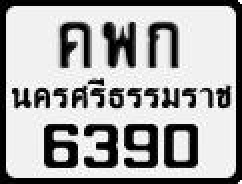
#> input picture google_vision_ai_demo/img/Test11.jpg, 121 x 92 px (shown 2 times larger); its folder holds only this picture in this run
$ python visionAPI_Demo.py
#> lines starting #> are read from the running program, lines starting #| are printed output that depends on the picture
import io
import os
from google.cloud import vision_v1p3beta1 as vision
import cv2
import pandas as pd
import shutil

import os

# Setup google authen client key
os.environ['GOOGLE_APPLICATION_CREDENTIALS'] = 'api.json'

# Source path content all images
SOURCE_FOLDER = "img"

def recognize_license_plate(img_path):
    img = cv2.imread(img_path)
    # Get image size
    height, width = img.shape[:2]
    # Scale image
    img = cv2.resize(img, (800, int((height * 800) / width)))
    # Show the origin image
    cv2.imshow('Origin image', img)
    # Save the image to temp file
    output_path = img_path.replace(".jpg", "_output.jpg")
    cv2.imwrite(output_path, img)
    # Create google vision client
    client = vision.ImageAnnotatorClient()
    # Read image file
    with io.open(output_path, 'rb') as image_file:
        content = image_file.read()
    image = vision.types.Image(content=content)
    response = client.logo_detection(image=image)
    logos = response.logo_annotations
    response2 = client.text_detection(image=image)
    texts = response2.text_annotations
    for logo in logos:
        print(logo.description)
        cv2.putText(img, logo.description, (200, 200), cv2.FONT_HERSHEY_SIMPLEX, 2, (0, 0, 255), 3)
        cv2.imshow('Recognize & Draw', img)
    i=0
    for text in texts:
        if i==0 :
            i=i+1
            license_plate = text.description
            print(license_plate)
            vertices = [(vertex.x, vertex.y)
                        for vertex in text.bounding_poly.vertices]
            cv2.rectangle(img, (vertices[0][0]-10, vertices[0][1]-10), (vertices[2][0]+10, vertices[2][1]+10), (0, 255, 0), 3)
            cv2.imshow('Recognize & Draw2', img)
            #cv2.waitKey(0)
    return license_plate

print('---------- Start recognize license plate --------')
path = SOURCE_FOLDER

files = []
# r=root, d=directories, f = files
for r, d, f in os.walk(path):
    for file in f:
        if '.jpg' in file:
            files.append(os.path.join(r, file))

results = []
for f in files:
    print(f)
    path = f
    license_plate = recognize_license_plate(path)
#> in recognize_license_plate, img is the input picture: shape (92, 121, 3); min 0, max 255, mean 167.7
#> in recognize_license_plate, `img = cv2.resize(img, (800, int((height * 800) / width)))`:
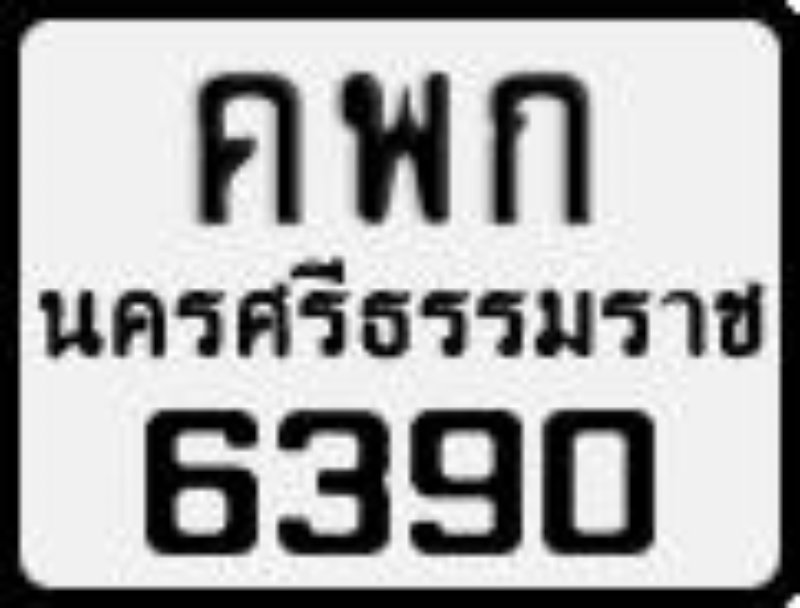
#> img: shape (608, 800, 3); min 0, max 255, mean 167.6
#> (the run stopped early here; a loop or call above may not have finished)

$ run again, on google_vision_ai_demo/img/Test17.jpg
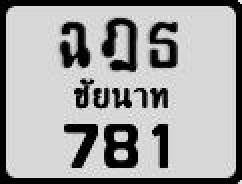
#> input picture google_vision_ai_demo/img/Test17.jpg, 121 x 92 px (shown 2 times larger)
#> in recognize_license_plate, img is the input picture: shape (92, 121, 3); min 0, max 247, mean 161.9
#> in recognize_license_plate, `img = cv2.resize(img, (800, int((height * 800) / width)))`:
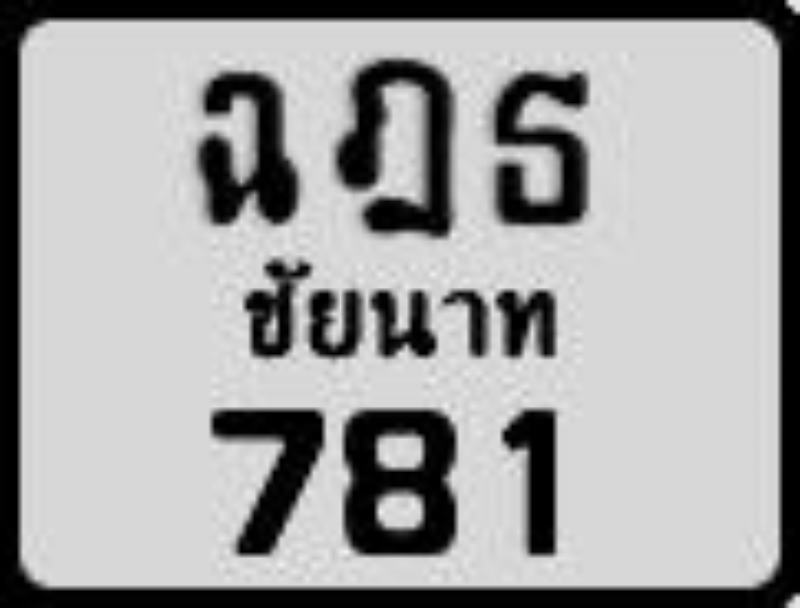
#> img: shape (608, 800, 3); min 0, max 243, mean 161.8
